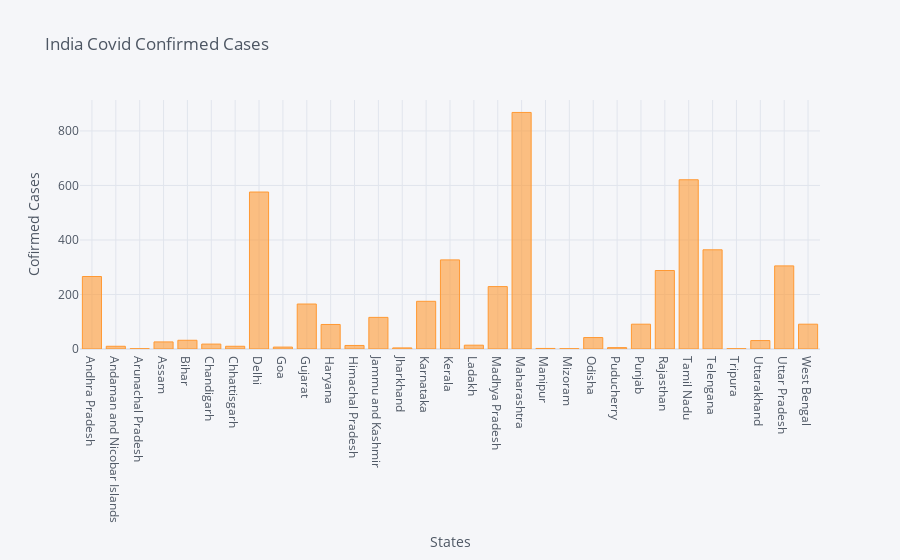
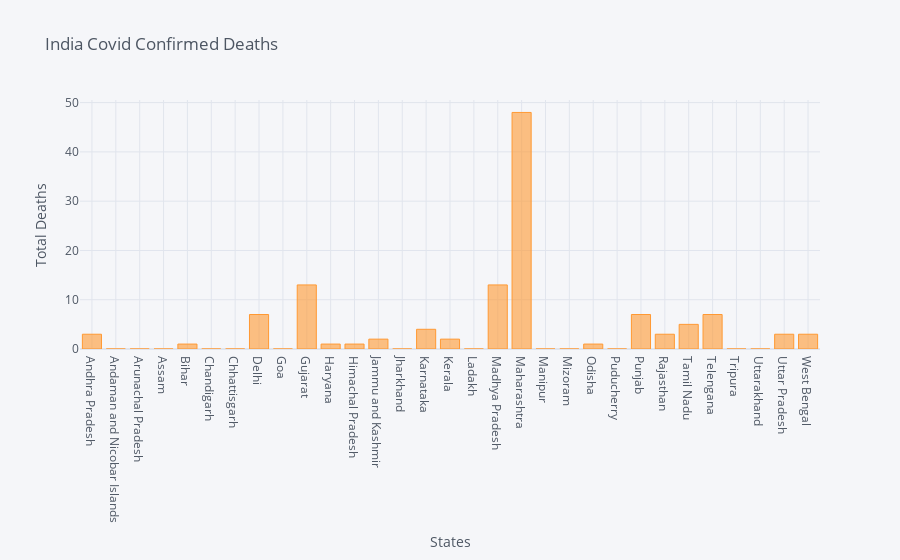

The notebook cell these images were saved under, in order:
### Code cell
india_data.iplot(x='Name of State / UT', 
                 y='Total Confirmed cases (Including 70 foreign Nationals) ',
                 xTitle='States',
                 yTitle='Cofirmed Cases',
                 title='India Covid Confirmed Cases',
                 kind = 'bar')

india_data.iplot(x='Name of State / UT',
                 y='Death',
                 kind='bar',
                 xTitle='States',
                 yTitle='Total Deaths',
                 title='India Covid Confirmed Deaths'
                )

### Figure 1 — Plotly figure (JSON) as saved in the notebook; plotly's stock layout.template omitted (floating-point values rounded to 4 significant figures)
{"data": [{"marker": {"color": "rgba(255, 153, 51, 0.6)", "line": {"color": "rgba(255, 153, 51, 1.0)", "width": 1}}, "name": "Total Confirmed cases (Including 70 foreign Nationals) ", "orientation": "v", "text": "", "type": "bar", "x": ["Andhra Pradesh", "Andaman and Nicobar Islands", "Arunachal Pradesh", "Assam", "Bihar", "Chandigarh", "Chhattisgarh", "Delhi", "Goa", "Gujarat", "Haryana", "Himachal Pradesh", "Jammu and Kashmir", "Jharkhand", "Karnataka", "Kerala", "Ladakh", "Madhya Pradesh", "Maharashtra", "Manipur", "Mizoram", "Odisha", "Puducherry", "Punjab", "Rajasthan", "Tamil Nadu", "Telengana", "Tripura", "Uttarakhand", "Uttar Pradesh", "West Bengal"], "y": ["266", "10", "1", "26", "32", "18", "10", "576", "7", "165", "90", "13", "116", "4", "175", "327", "14", "229", "868", "2", "1", "42", "5", "91", "288", "621", "364", "1", "31", "305", "91"]}], "layout": {"legend": {"bgcolor": "#F5F6F9", "font": {"color": "#4D5663"}}, "paper_bgcolor": "#F5F6F9", "plot_bgcolor": "#F5F6F9", "title": {"font": {"color": "#4D5663"}, "text": "India Covid Confirmed Cases"}, "xaxis": {"gridcolor": "#E1E5ED", "showgrid": true, "tickfont": {"color": "#4D5663"}, "title": {"font": {"color": "#4D5663"}, "text": "States"}, "zerolinecolor": "#E1E5ED"}, "yaxis": {"gridcolor": "#E1E5ED", "showgrid": true, "tickfont": {"color": "#4D5663"}, "title": {"font": {"color": "#4D5663"}, "text": "Cofirmed Cases"}, "zerolinecolor": "#E1E5ED"}}}

### Figure 2 — Plotly figure (JSON) as saved in the notebook; plotly's stock layout.template omitted (floating-point values rounded to 4 significant figures)
{"data": [{"marker": {"color": "rgba(255, 153, 51, 0.6)", "line": {"color": "rgba(255, 153, 51, 1.0)", "width": 1}}, "name": "Death", "orientation": "v", "text": "", "type": "bar", "x": ["Andhra Pradesh", "Andaman and Nicobar Islands", "Arunachal Pradesh", "Assam", "Bihar", "Chandigarh", "Chhattisgarh", "Delhi", "Goa", "Gujarat", "Haryana", "Himachal Pradesh", "Jammu and Kashmir", "Jharkhand", "Karnataka", "Kerala", "Ladakh", "Madhya Pradesh", "Maharashtra", "Manipur", "Mizoram", "Odisha", "Puducherry", "Punjab", "Rajasthan", "Tamil Nadu", "Telengana", "Tripura", "Uttarakhand", "Uttar Pradesh", "West Bengal"], "y": ["3", "0", "0", "0", "1", "0", "0", "7", "0", "13", "1", "1", "2", "0", "4", "2", "0", "13", "48", "0", "0", "1", "0", "7", "3", "5", "7", "0", "0", "3", "3"]}], "layout": {"legend": {"bgcolor": "#F5F6F9", "font": {"color": "#4D5663"}}, "paper_bgcolor": "#F5F6F9", "plot_bgcolor": "#F5F6F9", "title": {"font": {"color": "#4D5663"}, "text": "India Covid Confirmed Deaths"}, "xaxis": {"gridcolor": "#E1E5ED", "showgrid": true, "tickfont": {"color": "#4D5663"}, "title": {"font": {"color": "#4D5663"}, "text": "States"}, "zerolinecolor": "#E1E5ED"}, "yaxis": {"gridcolor": "#E1E5ED", "showgrid": true, "tickfont": {"color": "#4D5663"}, "title": {"font": {"color": "#4D5663"}, "text": "Total Deaths"}, "zerolinecolor": "#E1E5ED"}}}
